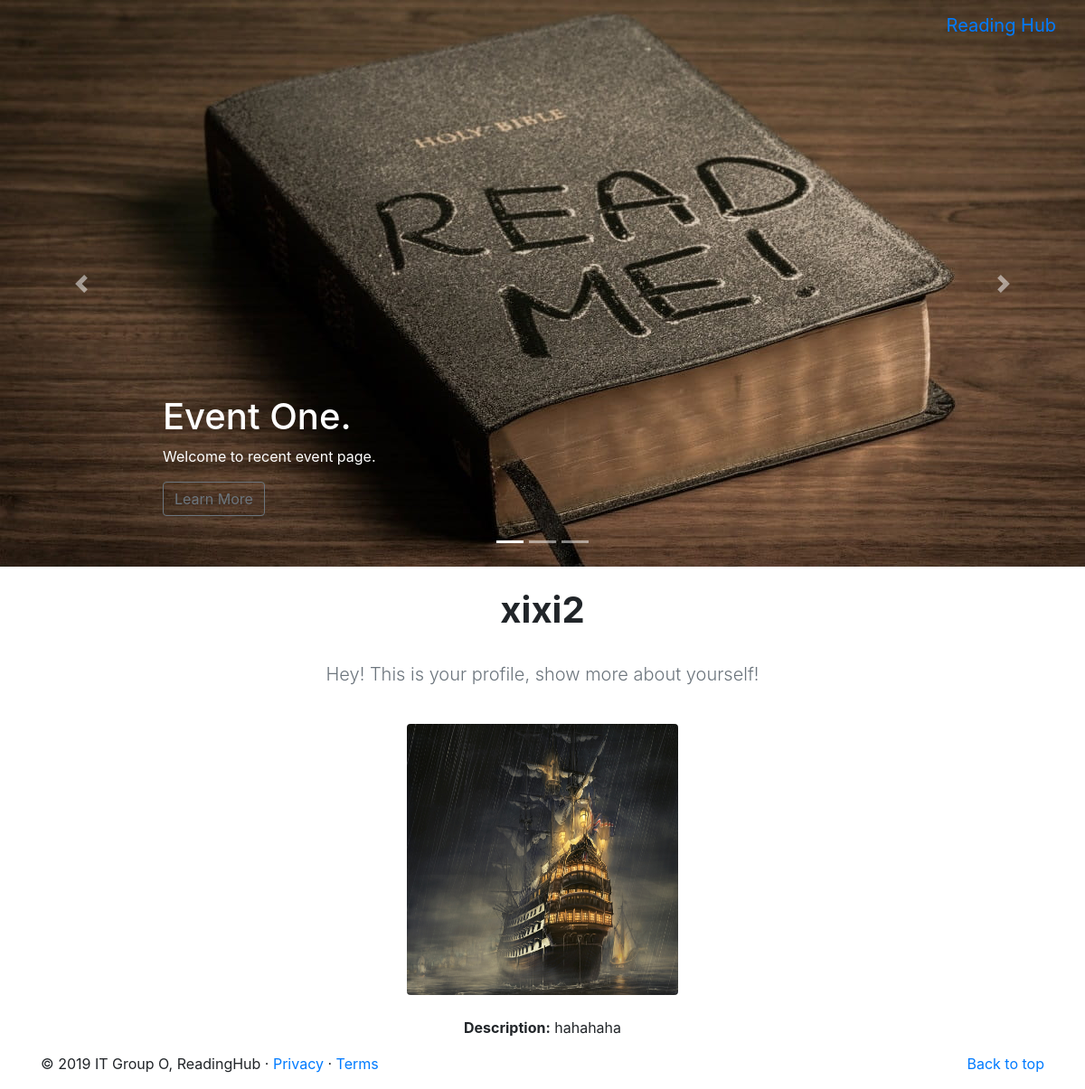
The app's page /readinghub/profile/xixi2/ (signed in) with its own data.
### readinghub/models.py (models this page shows, shortened)
class UserProfile(models.Model):
    user = models.OneToOneField(User)
    picture = models.ImageField(default='lion.jpg', upload_to='profile_images', blank=True)
    description = models.TextField(blank=True)

### readinghub/views.py (the view, shortened to what this page needs)
# urls.py: url(r'^profile/(?P<username>[\w\-]+)/$', views.profile, name='profile'),
@login_required
def profile(request, username):
    try:
        user = User.objects.get(username=username)
    except User.DoesNotExist:
        return redirect('index')
    userprofile = UserProfile.objects.get_or_create(user=user)[0]
    form = UserProfileForm(
        {'picture': userprofile.picture, 'description': userprofile.description})
    return render(request, 'readinghub/profile.html', {'userprofile': userprofile, 'selecteduser': user, 'form': form})

### templates/readinghub/profile.html (shortened to what this page needs)
{% extends 'readinghub/base.html' %}
{% load staticfiles %}
{% block body_block %}
<br/>
    <section class="card-block text-center">
      <div class="container">
        <h1 class="jumbotron-heading"><strong>{{selecteduser.username}}</strong></h1><br/>
        <p class="lead text-muted">Hey! This is your profile, show more about yourself!</p><br/>
      </div>
    </section>
    <div>
    <img class="rounded mx-auto d-block" src="{{ MEDIA_URL }}{{userprofile.picture }}" width="300" height="300" alt="{{selecteduser.username}}" />
    <br/>
    <section class="card-block text-center">
    <div class="align-self-center">
        {% if selecteduser.username == user.username %}
            <form method="post" action="." enctype="multipart/form-data">
            <div class="form-group">
                {% csrf_token %}
                {{ form.as_p }}
            </div>
            <button type="submit" value="Update" class="btn btn-primary">Update</button>
            </form>
        {% else %}
           <p><strong>Description:</strong> {{userprofile.description}}</p>
        {% endif %}
    </div>
    </section>
    </div>
{% endblock %}

### records on screen
UserProfile: picture (picture), description "hahahaha"

### other values on screen
{{ selecteduser.username }} "xixi2"
